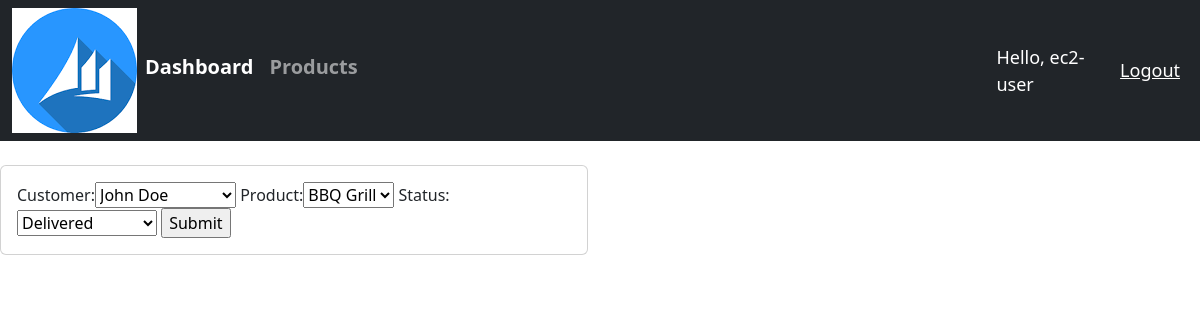
The page /update_order/2/ (signed in) on the database its author committed.
### accounts/models.py (models this page shows, shortened)
class Order(models.Model):
    STATUS = (
        ('Pending', 'Pending'),
        ('Out for delivery', 'Out for delivery'),
        ('Delivered', 'Delivered'),
        )
    customer = models.ForeignKey(Customer, null = True, on_delete = models.SET_NULL)
    product = models.ForeignKey(Product, null = True, on_delete = models.SET_NULL)
    date_created = models.DateTimeField(auto_now_add = True, null = True)
    status = models.CharField(max_length=200, null = True, choices=STATUS)

### accounts/views.py (the view)
# urls.py: path('update_order/<str:pk>/', views.updateOrder, name="update_order"),
@login_required(login_url='login')
def updateOrder(request, pk):
    order = Order.objects.get(id=pk)
    form = OrderForm(instance=order)
    if request.method == 'POST':
        form = OrderForm(request.POST, instance=order)
        if form.is_valid():
            form.save()
            return redirect('/')
    context = {'form':form}
    return render(request, 'accounts/order_form.html', context)

### accounts/forms.py
class OrderForm(ModelForm):
    class Meta:
        model = Order
        fields = '__all__'

### accounts/models.py (called while the page is built)
    def __str__(self):
        return self.name

    def __str__(self):
        return self.name

### accounts/templates/accounts/order_form.html (shortened to what this page needs)
{% extends 'accounts/main.html' %}
{% load static %}
{% block content %}
<br>
<div class="row">
    <div class="col-md-6">
        <div class="card card-body">
            <form action="" method="POST">
                {{form}}
                <input type="submit" name="submit">
            </form>
        </div>
    </div>
</div>
{% endblock %}

### accounts/templates/accounts/navbar.html (shortened to what this page needs)
{% load static %}
<link href="https://cdn.jsdelivr.net/npm/bootstrap@5.3.0-alpha3/dist/css/bootstrap.min.css" rel="stylesheet">
<nav class="navbar navbar-expand-lg navbar-dark bg-dark">
  <div class="container-fluid">
    <img src="{% static 'images/logo.png' %}">
    <div class="collapse navbar-collapse" id="navbarNav">
      <ul class="navbar-nav">
        <li class="nav-item">
          <a class="nav-link active" aria-current="page" href="{% url 'home' %}"><h5><b>Dashboard</b><h5></h5></a>
        </li>
        <li class="nav-item">
          <a class="nav-link" href="{% url 'products' %}"><h5><b>Products</b></h5></a>
        </li>
      </ul>
    </div>
  </div>
  <span class="hello-msg">Hello, {{request.user}}</span>
  <span><a class = "hello-msg" href="{% url 'logout' %}">Logout </a></span>
</nav>

### static/css/main.css (style rules this page uses)
body { background-color: #ebeff5; }

### accounts/templates/accounts/navbar.html (style rules this page uses)
.hello-msg { font-size: 18px; color: #fff; margin-right: 20px; }

### rows shown on the page
Order: customer "John Doe", product "BBQ Grill", status "Delivered"

### other values the page prints
{{ request.user }} "ec2-user"
